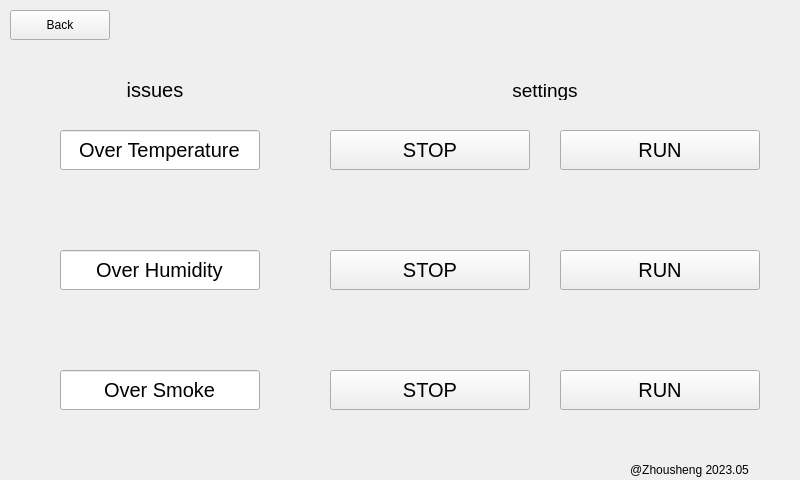
<?xml version="1.0" encoding="UTF-8"?>
<ui version="4.0">
 <class>auto_form</class>
 <widget class="QWidget" name="auto_form">
  <property name="geometry">
   <rect>
    <x>0</x>
    <y>0</y>
    <width>800</width>
    <height>480</height>
   </rect>
  </property>
  <property name="mouseTracking">
   <bool>false</bool>
  </property>
  <property name="windowTitle">
   <string>Form</string>
  </property>
  <widget class="QPushButton" name="auto_back">
   <property name="geometry">
    <rect>
     <x>10</x>
     <y>10</y>
     <width>100</width>
     <height>30</height>
    </rect>
   </property>
   <property name="text">
    <string>Back</string>
   </property>
  </widget>
  <widget class="QLabel" name="label_issues">
   <property name="geometry">
    <rect>
     <x>120</x>
     <y>80</y>
     <width>70</width>
     <height>20</height>
    </rect>
   </property>
   <property name="font">
    <font>
     <pointsize>15</pointsize>
    </font>
   </property>
   <property name="text">
    <string>issues</string>
   </property>
   <property name="alignment">
    <set>Qt::AlignCenter</set>
   </property>
  </widget>
  <widget class="QLabel" name="label_SETTING">
   <property name="geometry">
    <rect>
     <x>510</x>
     <y>80</y>
     <width>70</width>
     <height>20</height>
    </rect>
   </property>
   <property name="font">
    <font>
     <pointsize>14</pointsize>
    </font>
   </property>
   <property name="text">
    <string>settings</string>
   </property>
   <property name="alignment">
    <set>Qt::AlignCenter</set>
   </property>
  </widget>
  <widget class="QPushButton" name="TEM_STOP">
   <property name="geometry">
    <rect>
     <x>330</x>
     <y>130</y>
     <width>200</width>
     <height>40</height>
    </rect>
   </property>
   <property name="font">
    <font>
     <pointsize>15</pointsize>
    </font>
   </property>
   <property name="text">
    <string>STOP</string>
   </property>
  </widget>
  <widget class="QPushButton" name="TEM_RUN">
   <property name="geometry">
    <rect>
     <x>560</x>
     <y>130</y>
     <width>200</width>
     <height>40</height>
    </rect>
   </property>
   <property name="font">
    <font>
     <pointsize>15</pointsize>
    </font>
   </property>
   <property name="text">
    <string>RUN</string>
   </property>
  </widget>
  <widget class="QPushButton" name="HUD_STOP">
   <property name="geometry">
    <rect>
     <x>330</x>
     <y>250</y>
     <width>200</width>
     <height>40</height>
    </rect>
   </property>
   <property name="font">
    <font>
     <pointsize>15</pointsize>
    </font>
   </property>
   <property name="text">
    <string>STOP</string>
   </property>
  </widget>
  <widget class="QPushButton" name="HUD_RUN">
   <property name="geometry">
    <rect>
     <x>560</x>
     <y>250</y>
     <width>200</width>
     <height>40</height>
    </rect>
   </property>
   <property name="font">
    <font>
     <pointsize>15</pointsize>
    </font>
   </property>
   <property name="acceptDrops">
    <bool>false</bool>
   </property>
   <property name="text">
    <string>RUN</string>
   </property>
   <property name="autoRepeat">
    <bool>false</bool>
   </property>
  </widget>
  <widget class="QPushButton" name="SMK_STOP">
   <property name="geometry">
    <rect>
     <x>330</x>
     <y>370</y>
     <width>200</width>
     <height>40</height>
    </rect>
   </property>
   <property name="font">
    <font>
     <pointsize>15</pointsize>
    </font>
   </property>
   <property name="text">
    <string>STOP</string>
   </property>
  </widget>
  <widget class="QPushButton" name="SMK_RUN">
   <property name="geometry">
    <rect>
     <x>560</x>
     <y>370</y>
     <width>200</width>
     <height>40</height>
    </rect>
   </property>
   <property name="font">
    <font>
     <pointsize>15</pointsize>
    </font>
   </property>
   <property name="text">
    <string>RUN</string>
   </property>
  </widget>
  <widget class="QLabel" name="mark">
   <property name="geometry">
    <rect>
     <x>630</x>
     <y>460</y>
     <width>171</width>
     <height>20</height>
    </rect>
   </property>
   <property name="text">
    <string>@Zhousheng 2023.05</string>
   </property>
  </widget>
  <widget class="QLineEdit" name="lineEdit">
   <property name="geometry">
    <rect>
     <x>60</x>
     <y>130</y>
     <width>200</width>
     <height>40</height>
    </rect>
   </property>
   <property name="font">
    <font>
     <pointsize>15</pointsize>
    </font>
   </property>
   <property name="text">
    <string>Over Temperature</string>
   </property>
   <property name="alignment">
    <set>Qt::AlignCenter</set>
   </property>
   <property name="readOnly">
    <bool>true</bool>
   </property>
  </widget>
  <widget class="QLineEdit" name="lineEdit_2">
   <property name="geometry">
    <rect>
     <x>60</x>
     <y>250</y>
     <width>200</width>
     <height>40</height>
    </rect>
   </property>
   <property name="font">
    <font>
     <pointsize>15</pointsize>
    </font>
   </property>
   <property name="text">
    <string>Over Humidity</string>
   </property>
   <property name="alignment">
    <set>Qt::AlignCenter</set>
   </property>
   <property name="readOnly">
    <bool>true</bool>
   </property>
  </widget>
  <widget class="QLineEdit" name="lineEdit_3">
   <property name="geometry">
    <rect>
     <x>60</x>
     <y>370</y>
     <width>200</width>
     <height>40</height>
    </rect>
   </property>
   <property name="font">
    <font>
     <pointsize>15</pointsize>
    </font>
   </property>
   <property name="text">
    <string>Over Smoke</string>
   </property>
   <property name="alignment">
    <set>Qt::AlignCenter</set>
   </property>
   <property name="readOnly">
    <bool>true</bool>
   </property>
  </widget>
 </widget>
 <resources/>
 <connections/>
</ui>
